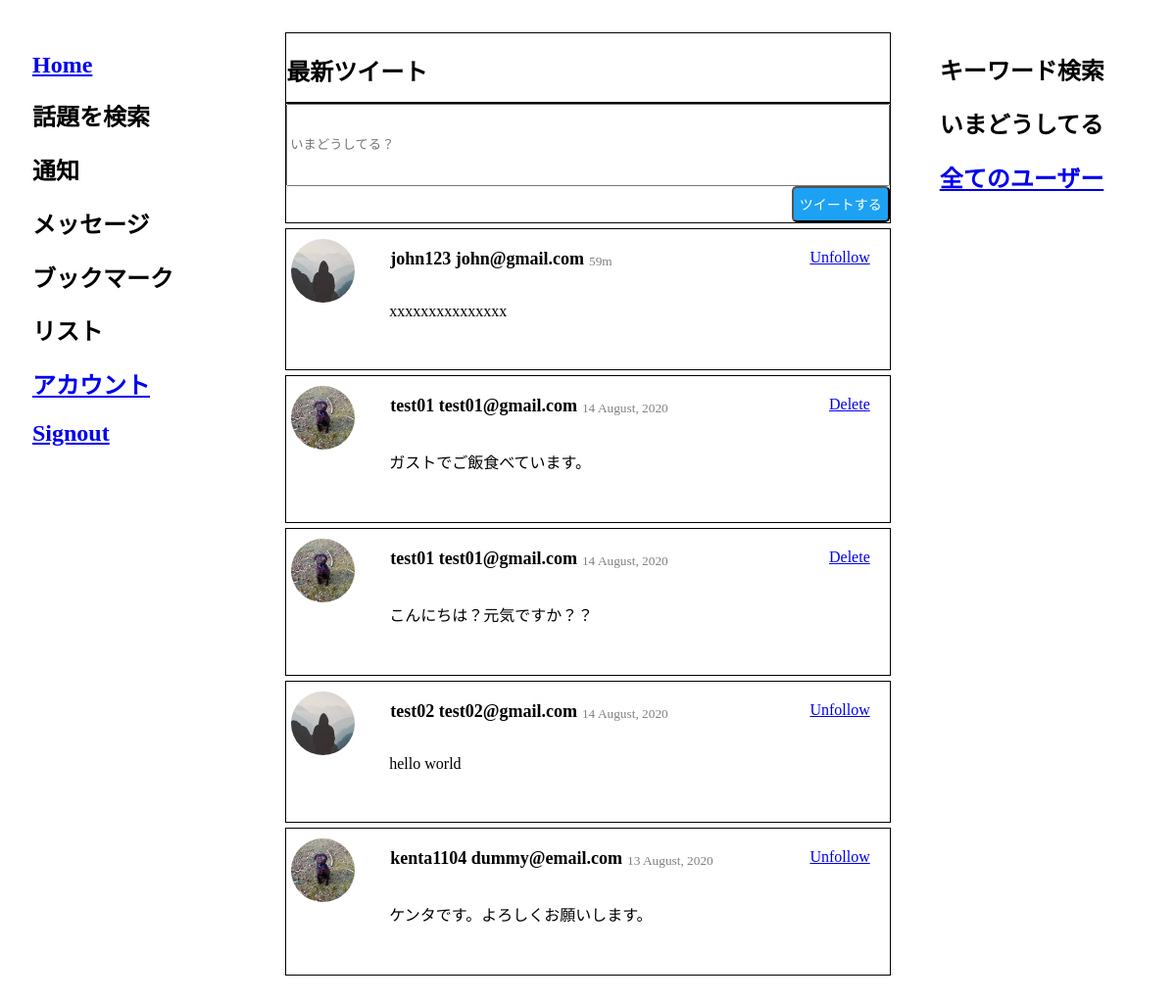
The page /tweets/ (signed in) on the database its author committed.
### project/models.py (models this page shows, shortened)
class Tweet(db.Model):
    __tablename__ = 'tweets'
    tweet_id = db.Column(db.Integer, primary_key=True)
    user_id = db.Column(db.Integer, db.ForeignKey('users.id'))
    tweet = db.Column(db.String, nullable=False)
    posted = db.Column(db.DateTime, nullable=False)
    @classmethod
    def delta_time(cls, tweet_posted):
        now = datetime.now()
        td = now - tweet_posted
        days = td.days
        hours = td.seconds//3600
        minutes = (td.seconds//60)%60
        if days > 0:
            return tweet_posted.strftime("%d %B, %Y")
        elif hours > 0:
            return str(hours) + 'h'
        elif minutes > 0:
            return str(minutes) + 'm'
        else:
            return 'few seconds ago'

class User(db.Model):
    __tablename__ = 'users'
    id = db.Column(db.Integer, primary_key=True)
    name = db.Column(db.String, unique=True, nullable=False)
    email = db.Column(db.String, unique=True, nullable=False)
    image_file =  db.Column(db.String(20), nullable=False, default='default.jpg')
    password = db.Column(db.String, nullable=False)
    tweets = db.relationship('Tweet', backref='poster')
    role = db.Column(db.String, default='user')

### project/tweets/views.py (the view)
@tweets_blueprint.route('/tweets/')
@login_required
def tweet():
    return render_template(
        'tweets2.html',
        form=PostTweetForm(),
        all_tweets=filtered_tweets(session['user_id']),
    )

### project/tweets/forms.py
class PostTweetForm(FlaskForm):
    tweet = StringField(
        'Tweet',
        validators=[DataRequired(), Length(min=6, max=140 , message = '40文字以内で入力してください')]
    )

### project/tweets/views.py (called while the page is built)
def login_required(test):
    @wraps(test)
    def wrap(*args, **kwargs):
        if 'logged_in' in session:
            return test(*args, **kwargs)
        else:
            flash('You need to login first')
            return (redirect(url_for('users.login')))
    return wrap

def filtered_tweets(user_id):
    who_id = user_id
    whom_ids = db.session.query(Follower.whom_id).filter_by(who_id=who_id)
    user_tweets = db.session.query(Tweet).filter_by(user_id=who_id)
    if whom_ids.all():
        follower_tweets = db.session.query(Tweet).filter(Tweet.user_id.in_(whom_ids))
        result = user_tweets.union(follower_tweets)
        return result.order_by(Tweet.posted.desc())
    else:
        return user_tweets.order_by(Tweet.posted.desc())

### project/templates/tweets2.html (shortened to what this page needs)
{% extends 'layout.html' %}
{% block content %}
    <section class="col-2">
        <div class="top">
            <h1>最新ツイート</h1>
        </div>
        <div class="tweet">
            <form action="{{ url_for('tweets.post_tweet') }}" method="post">
                <div class="input-group">
                {{ form.tweet(placeholder="いまどうしてる？", class="form-control") }}
                <span class="input-group-btn">
                    <input class="button" type="submit" value="ツイートする">
                </span>
                </div>
            </form>
        </div>
        <div class="timeline">
            {% for tweet in all_tweets %}
                {% if tweet.poster.name == session.name %}
                <div class="one-tweet">
                    <img class="article-img" src="{{ url_for('static', filename='profile_pics/' + tweet.poster.image_file) }}">
                    <div class="tweet-name">
                        {{ tweet.poster.name }}
                        {{ tweet.poster.email}}
                    </div>
                    <div class="tweet-time">
                        {{ tweet.delta_time(tweet.posted) }}
                    </div>
                    <div class="tweet-del">
                        <a class="btn btn-default btn-xs" href="{{ url_for('tweets.delete_tweet', tweet_id=tweet.tweet_id )}}">Delete</a>
                    </div>
                    <div class="tweet-body">
                        {{ tweet.tweet }}
                    </div>
                </div>
                    {% else %}
                <div class="one-tweet">
                    <img class="article-img" src="{{ url_for('static', filename='profile_pics/' + tweet.poster.image_file) }}">
                    <div class="tweet-name">
                        {{ tweet.poster.name }}
                        {{ tweet.poster.email}}
                    </div>
                    <div class="tweet-time">
                        {{ tweet.delta_time(tweet.posted) }}
                    </div>
                    <div class="tweet-del">
                        <a class="btn btn-info btn-xs" href="{{ url_for('tweets.unfollow_user', user_id=tweet.poster.id )}}">Unfollow</a>
                    </div>
                    <div class="tweet-body">
                        {{ tweet.tweet }}
                    </div>
                </div>
                    {% endif %}
            {% endfor %}
        </div>
        </section>
{% endblock content %}

### project/static/style.css (style rules this page uses)
.main section { margin: 10px; background: white; padding: 15px; }
.main h1 { color: black; font-size: 1.5rem; }
.main .top { border: 1px solid; height: 70px; }
.main section { flex: 1; }
.main .col-2 { flex: 2; }
.form-control { width: 607.5px; height: 77.81px; }
.main .input-group { border: 1px solid; }
.button { display: block; margin: 0 0 0 auto; right: 0; bottom: 0; width: 100px; height: 37px; background-color: rgb(29, 161, 242); font-size: 14px; border-radius: 5px; color: white; }
.one-tweet { margin-top: 5px; margin-bottom: 5px; border: 1px solid; padding-bottom: 50px; }
.article-img { height: 65px; width: 65px; margin-right: 16px; border-radius: 50%; margin-top: 10px; margin-left: 5px; float: left; }
.tweet-name { float: left; margin: 20px 0px 5px 20px; font-size: large; font-weight: bolder; }
.tweet-time { float: left; margin: 25px 10px 5px 5px; font-size: smaller; color: gray; }
.tweet-del { float: right; margin-top: 20px; margin-right: 20px; }
.tweet-body { clear: both; margin-left: 105px; }

### rows shown on the page
Tweet: image_file (picture), poster.name "john123", poster.email "john@gmail.com", delta_time "59m", tweet "xxxxxxxxxxxxxxx"
Tweet: image_file (picture), poster.name "test01", poster.email "test01@gmail.com", delta_time "14 August, 2020", tweet "ガストでご飯食べています。"
Tweet: image_file (picture), poster.name "test01", poster.email "test01@gmail.com", delta_time "14 August, 2020", tweet "こんにちは？元気ですか？？"
Tweet: image_file (placeholder picture), poster.name "test02", poster.email "test02@gmail.com", delta_time "14 August, 2020", tweet "hello world"
Tweet: image_file (picture), poster.name "kenta1104", poster.email "dummy@email.com", delta_time "13 August, 2020", tweet "ケンタです。よろしくお願いします。"
